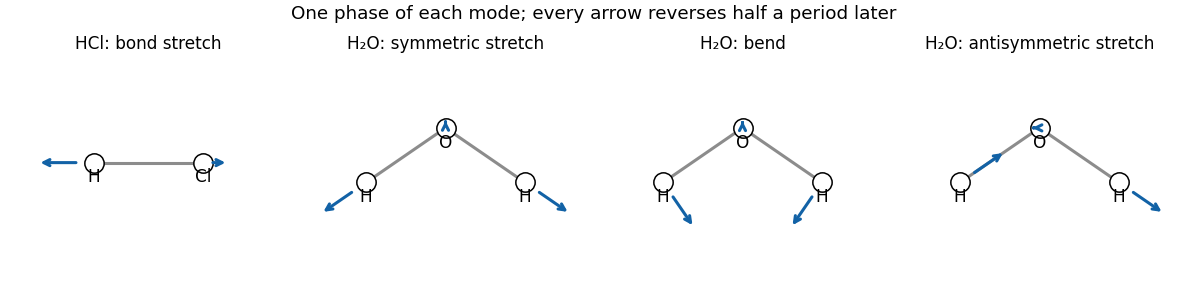

Source code (Python):
"""Original normal-mode sketches; Python 3.14.4, matplotlib 3.10.7, numpy 2.3.5."""
from pathlib import Path
import matplotlib
matplotlib.use('Agg')
import matplotlib.pyplot as plt
import numpy as np
fig,axes=plt.subplots(1,4,figsize=(10.8,2.8),layout='constrained')
def draw(ax,xy,names,arrows,title):
 for j in range(1,len(xy)):ax.plot(*np.array([xy[0],xy[j]]).T,color='0.55',lw=2)
 for i,(p,name) in enumerate(zip(xy,names)):
  ax.scatter(*p,s=160,color='white',edgecolors='black',zorder=3);ax.text(p[0],p[1]-.20,name,ha='center',fontsize=11)
  v=arrows[i];start=p+np.array(v)*.15;end=start+np.array(v)*.42
  ax.annotate('',end,start,arrowprops=dict(arrowstyle='->',lw=2,color='#1262a6'),zorder=4)
 ax.set_title(title,fontsize=11);ax.set_aspect('equal');ax.set_xlim(-1.45,1.45);ax.set_ylim(-1.15,1.05);ax.axis('off')
draw(axes[0],np.array([[-.55,0],[.55,0]]),['H','Cl'],[[-1,0],[.45,0]],'HCl: bond stretch')
xy=np.array([[0,.35],[-.8,-.2],[.8,-.2]])
draw(axes[1],xy,['O','H','H'],[[0,.18],[-.8,-.55],[.8,-.55]],'H₂O: symmetric stretch')
draw(axes[2],xy,['O','H','H'],[[0,.12],[.55,-.8],[-.55,-.8]],'H₂O: bend')
draw(axes[3],xy,['O','H','H'],[[-.18,0],[.8,.55],[.8,-.55]],'H₂O: antisymmetric stretch')
fig.suptitle('One phase of each mode; every arrow reverses half a period later',fontsize=12)
fig.savefig(Path(Path(__file__).stem + '.png'),dpi=110,facecolor='white');plt.close(fig)
